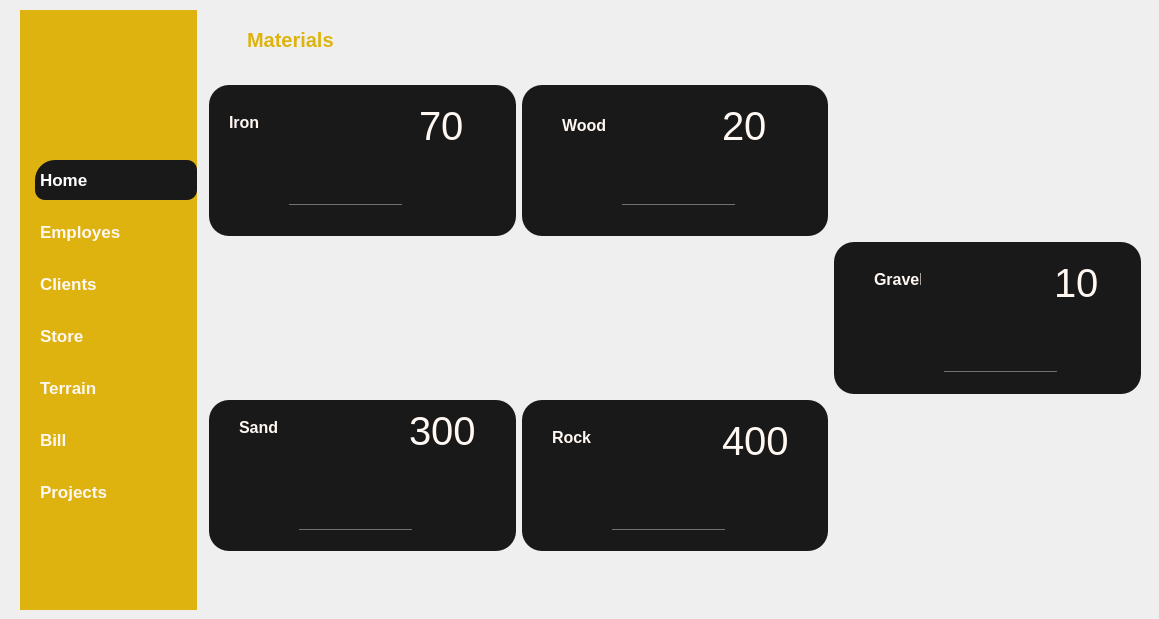
   <widget class="QWidget" name="page_2">
    <property name="styleSheet">
     <string notr="true">#page_2{
background-color: #191919;
}
*{
color : #fff7f2;
border : none;
}
#frame_10, #frame_9,#frame_8, #frame_7, #frame_11{
background-color : #191919; 
border-radius : 20px;
}
#leftMenu_4{
background-color: #deb30f;
}
QLineEdit{
background : transparent;
}

#appHeader_6{
color : #deb30f;
}
#card1_5, #card2_5,#card3_5, #card4_5{
background-color : #191919; 
border-radius : 20px;
}
#pushButton_46,#pushButton_10,#pushButton_11{
background-color : #deb30f;
color : #fff;
border-radius : 10px;
}

#pushButton_46{
background-color :  #191919; 
padding : 10px 5px;
text-align : left;
border-top-left-radius : 20px;
}
#pushButton_47,#pushButton_48,#pushButton_49,#pushButton_50,#pushButton_51,#pushButton_52{
padding : 10px 5px;
text-align : left;
}
QLineEdit{
background : transparent;
border : none;
color: #717072;
border-bottom : 1px solid #717072;
}
QListWidget::item {
    color:#191919; 
    background-color:transparent;
}
</string>
    </property>
    <widget class="QWidget" name="MainBody_4" native="true">
     <property name="geometry">
      <rect>
       <x>200</x>
       <y>10</y>
       <width>950</width>
       <height>550</height>
      </rect>
     </property>
     <property name="minimumSize">
      <size>
       <width>950</width>
       <height>550</height>
      </size>
     </property>
     <property name="maximumSize">
      <size>
       <width>950</width>
       <height>400</height>
      </size>
     </property>
     <property name="sizeIncrement">
      <size>
       <width>0</width>
       <height>0</height>
      </size>
     </property>
     <layout class="QVBoxLayout" name="verticalLayout_45">
      <item>
       <widget class="QWidget" name="headerFrame_6" native="true">
        <property name="minimumSize">
         <size>
          <width>0</width>
          <height>60</height>
         </size>
        </property>
        <property name="maximumSize">
         <size>
          <width>16777215</width>
          <height>60</height>
         </size>
        </property>
        <layout class="QHBoxLayout" name="horizontalLayout_8">
         <property name="spacing">
          <number>0</number>
         </property>
         <property name="leftMargin">
          <number>0</number>
         </property>
         <property name="topMargin">
          <number>0</number>
         </property>
         <property name="rightMargin">
          <number>0</number>
         </property>
         <property name="bottomMargin">
          <number>0</number>
         </property>
         <item alignment="Qt::AlignLeft">
          <widget class="QWidget" name="widget_24" native="true">
           <layout class="QHBoxLayout" name="horizontalLayout_64">
            <item>
             <widget class="QPushButton" name="menuBtn_6">
              <property name="text">
               <string/>
              </property>
              <property name="icon">
               <iconset resource="resources.qrc">
                <normaloff>:/whiteIcons/assets/icons/white/menu.svg</normaloff>:/whiteIcons/assets/icons/white/menu.svg</iconset>
              </property>
              <property name="iconSize">
               <size>
                <width>24</width>
                <height>24</height>
               </size>
              </property>
             </widget>
            </item>
            <item>
             <widget class="QLabel" name="appHeader_6">
              <property name="font">
               <font>
                <pointsize>15</pointsize>
                <weight>75</weight>
                <bold>true</bold>
               </font>
              </property>
              <property name="text">
               <string>Materials</string>
              </property>
             </widget>
            </item>
           </layout>
          </widget>
         </item>
         <item>
          <widget class="QLabel" name="date_2">
           <property name="text">
            <string/>
           </property>
          </widget>
         </item>
         <item alignment="Qt::AlignRight">
          <widget class="QWidget" name="widget_26" native="true">
           <layout class="QHBoxLayout" name="horizontalLayout_66">
            <property name="spacing">
             <number>0</number>
            </property>
            <property name="leftMargin">
             <number>0</number>
            </property>
            <property name="topMargin">
             <number>0</number>
            </property>
            <property name="rightMargin">
             <number>0</number>
            </property>
            <property name="bottomMargin">
             <number>0</number>
            </property>
           </layout>
          </widget>
         </item>
        </layout>
       </widget>
      </item>
      <item>
       <widget class="QWidget" name="widget_2" native="true">
        <layout class="QGridLayout" name="gridLayout">
         <item row="0" column="1">
          <widget class="QFrame" name="frame_8">
           <property name="frameShape">
            <enum>QFrame::StyledPanel</enum>
           </property>
           <property name="frameShadow">
            <enum>QFrame::Raised</enum>
           </property>
           <widget class="QLabel" name="label_9">
            <property name="geometry">
             <rect>
              <x>40</x>
              <y>30</y>
              <width>51</width>
              <height>21</height>
             </rect>
            </property>
            <property name="font">
             <font>
              <pointsize>12</pointsize>
              <weight>75</weight>
              <bold>true</bold>
             </font>
            </property>
            <property name="text">
             <string>Wood</string>
            </property>
           </widget>
           <widget class="QLineEdit" name="lineEdit_10">
            <property name="geometry">
             <rect>
              <x>100</x>
              <y>100</y>
              <width>113</width>
              <height>20</height>
             </rect>
            </property>
           </widget>
           <widget class="QLabel" name="label_19">
            <property name="geometry">
             <rect>
              <x>200</x>
              <y>20</y>
              <width>71</width>
              <height>41</height>
             </rect>
            </property>
            <property name="font">
             <font>
              <pointsize>30</pointsize>
             </font>
            </property>
            <property name="layoutDirection">
             <enum>Qt::LeftToRight</enum>
            </property>
            <property name="autoFillBackground">
             <bool>false</bool>
            </property>
            <property name="text">
             <string>20</string>
            </property>
           </widget>
          </widget>
         </item>
         <item row="2" column="0">
          <widget class="QFrame" name="frame_9">
           <property name="frameShape">
            <enum>QFrame::StyledPanel</enum>
           </property>
           <property name="frameShadow">
            <enum>QFrame::Raised</enum>
           </property>
           <widget class="QLabel" name="label_10">
            <property name="geometry">
             <rect>
              <x>30</x>
              <y>20</y>
              <width>47</width>
              <height>14</height>
             </rect>
            </property>
            <property name="font">
             <font>
              <pointsize>12</pointsize>
              <weight>75</weight>
              <bold>true</bold>
             </font>
            </property>
            <property name="text">
             <string>Sand</string>
            </property>
           </widget>
           <widget class="QLineEdit" name="lineEdit_12">
            <property name="geometry">
             <rect>
              <x>90</x>
              <y>110</y>
              <width>113</width>
              <height>20</height>
             </rect>
            </property>
           </widget>
           <widget class="QLabel" name="label_16">
            <property name="geometry">
             <rect>
              <x>200</x>
              <y>10</y>
              <width>71</width>
              <height>41</height>
             </rect>
            </property>
            <property name="font">
             <font>
              <pointsize>30</pointsize>
             </font>
            </property>
            <property name="layoutDirection">
             <enum>Qt::LeftToRight</enum>
            </property>
            <property name="autoFillBackground">
             <bool>false</bool>
            </property>
            <property name="text">
             <string>300</string>
            </property>
           </widget>
          </widget>
         </item>
         <item row="0" column="0">
          <widget class="QFrame" name="frame_7">
           <property name="frameShape">
            <enum>QFrame::StyledPanel</enum>
           </property>
           <property name="frameShadow">
            <enum>QFrame::Raised</enum>
           </property>
           <widget class="QLabel" name="label_8">
            <property name="geometry">
             <rect>
              <x>20</x>
              <y>30</y>
              <width>47</width>
              <height>14</height>
             </rect>
            </property>
            <property name="font">
             <font>
              <pointsize>12</pointsize>
              <weight>75</weight>
              <bold>true</bold>
             </font>
            </property>
            <property name="text">
             <string>Iron</string>
            </property>
           </widget>
           <widget class="QLineEdit" name="lineEdit_9">
            <property name="geometry">
             <rect>
              <x>80</x>
              <y>100</y>
              <width>113</width>
              <height>20</height>
             </rect>
            </property>
           </widget>
           <widget class="QLabel" name="label_18">
            <property name="geometry">
             <rect>
              <x>210</x>
              <y>20</y>
              <width>71</width>
              <height>41</height>
             </rect>
            </property>
            <property name="font">
             <font>
              <pointsize>30</pointsize>
             </font>
            </property>
            <property name="layoutDirection">
             <enum>Qt::LeftToRight</enum>
            </property>
            <property name="autoFillBackground">
             <bool>false</bool>
            </property>
            <property name="text">
             <string>70</string>
            </property>
           </widget>
          </widget>
         </item>
         <item row="1" column="2">
          <widget class="QFrame" name="frame_11">
           <property name="frameShape">
            <enum>QFrame::StyledPanel</enum>
           </property>
           <property name="frameShadow">
            <enum>QFrame::Raised</enum>
           </property>
           <widget class="QLabel" name="label_12">
            <property name="geometry">
             <rect>
              <x>40</x>
              <y>30</y>
              <width>47</width>
              <height>14</height>
             </rect>
            </property>
            <property name="font">
             <font>
              <pointsize>12</pointsize>
              <weight>75</weight>
              <bold>true</bold>
             </font>
            </property>
            <property name="text">
             <string>Gravel</string>
            </property>
           </widget>
           <widget class="QLineEdit" name="lineEdit_11">
            <property name="geometry">
             <rect>
              <x>110</x>
              <y>110</y>
              <width>113</width>
              <height>20</height>
             </rect>
            </property>
           </widget>
           <widget class="QLabel" name="label_20">
            <property name="geometry">
             <rect>
              <x>220</x>
              <y>20</y>
              <width>71</width>
              <height>41</height>
             </rect>
            </property>
            <property name="font">
             <font>
              <pointsize>30</pointsize>
             </font>
            </property>
            <property name="layoutDirection">
             <enum>Qt::LeftToRight</enum>
            </property>
            <property name="autoFillBackground">
             <bool>false</bool>
            </property>
            <property name="text">
             <string>10</string>
            </property>
           </widget>
          </widget>
         </item>
         <item row="2" column="1">
          <widget class="QFrame" name="frame_10">
           <property name="frameShape">
            <enum>QFrame::StyledPanel</enum>
           </property>
           <property name="frameShadow">
            <enum>QFrame::Raised</enum>
           </property>
           <widget class="QLabel" name="label_11">
            <property name="geometry">
             <rect>
              <x>30</x>
              <y>30</y>
              <width>47</width>
              <height>14</height>
             </rect>
            </property>
            <property name="font">
             <font>
              <pointsize>12</pointsize>
              <weight>75</weight>
              <bold>true</bold>
             </font>
            </property>
            <property name="text">
             <string>Rock</string>
            </property>
           </widget>
           <widget class="QLineEdit" name="lineEdit_13">
            <property name="geometry">
             <rect>
              <x>90</x>
              <y>110</y>
              <width>113</width>
              <height>20</height>
             </rect>
            </property>
           </widget>
           <widget class="QLabel" name="label_17">
            <property name="geometry">
             <rect>
              <x>200</x>
              <y>20</y>
              <width>71</width>
              <height>41</height>
             </rect>
            </property>
            <property name="font">
             <font>
              <pointsize>30</pointsize>
             </font>
            </property>
            <property name="layoutDirection">
             <enum>Qt::LeftToRight</enum>
            </property>
            <property name="autoFillBackground">
             <bool>false</bool>
            </property>
            <property name="text">
             <string>400</string>
            </property>
           </widget>
          </widget>
         </item>
        </layout>
       </widget>
      </item>
     </layout>
    </widget>
    <widget class="QWidget" name="leftMenu_4" native="true">
     <property name="geometry">
      <rect>
       <x>20</x>
       <y>10</y>
       <width>177</width>
       <height>600</height>
      </rect>
     </property>
     <property name="minimumSize">
      <size>
       <width>177</width>
       <height>600</height>
      </size>
     </property>
     <property name="maximumSize">
      <size>
       <width>177</width>
       <height>600</height>
      </size>
     </property>
     <property name="styleSheet">
      <string notr="true"/>
     </property>
     <layout class="QVBoxLayout" name="verticalLayout_46">
      <property name="spacing">
       <number>0</number>
      </property>
      <property name="leftMargin">
       <number>0</number>
      </property>
      <property name="topMargin">
       <number>0</number>
      </property>
      <property name="rightMargin">
       <number>0</number>
      </property>
      <property name="bottomMargin">
       <number>0</number>
      </property>
      <item>
       <widget class="QFrame" name="frame_56">
        <property name="frameShape">
         <enum>QFrame::StyledPanel</enum>
        </property>
        <property name="frameShadow">
         <enum>QFrame::Raised</enum>
        </property>
        <layout class="QVBoxLayout" name="verticalLayout_47">
         <property name="spacing">
          <number>0</number>
         </property>
         <property name="leftMargin">
          <number>0</number>
         </property>
         <property name="topMargin">
          <number>0</number>
         </property>
         <property name="rightMargin">
          <number>0</number>
         </property>
         <property name="bottomMargin">
          <number>0</number>
         </property>
         <item>
          <widget class="QFrame" name="frame_57">
           <property name="minimumSize">
            <size>
             <width>150</width>
             <height>150</height>
            </size>
           </property>
           <property name="maximumSize">
            <size>
             <width>200</width>
             <height>150</height>
            </size>
           </property>
           <property name="frameShape">
            <enum>QFrame::StyledPanel</enum>
           </property>
           <property name="frameShadow">
            <enum>QFrame::Raised</enum>
           </property>
           <widget class="QLabel" name="label_150">
            <property name="geometry">
             <rect>
              <x>-20</x>
              <y>-40</y>
              <width>230</width>
              <height>230</height>
             </rect>
            </property>
            <property name="minimumSize">
             <size>
              <width>230</width>
              <height>230</height>
             </size>
            </property>
            <property name="maximumSize">
             <size>
              <width>230</width>
              <height>230</height>
             </size>
            </property>
            <property name="text">
             <string/>
            </property>
            <property name="pixmap">
             <pixmap>../logo.png</pixmap>
            </property>
            <property name="scaledContents">
             <bool>true</bool>
            </property>
           </widget>
          </widget>
         </item>
         <item alignment="Qt::AlignTop">
          <widget class="QFrame" name="frame_58">
           <property name="frameShape">
            <enum>QFrame::StyledPanel</enum>
           </property>
           <property name="frameShadow">
            <enum>QFrame::Raised</enum>
           </property>
           <layout class="QVBoxLayout" name="verticalLayout_48">
            <property name="spacing">
             <number>12</number>
            </property>
            <property name="leftMargin">
             <number>15</number>
            </property>
            <property name="topMargin">
             <number>0</number>
            </property>
            <property name="rightMargin">
             <number>0</number>
            </property>
            <property name="bottomMargin">
             <number>0</number>
            </property>
            <item>
             <widget class="QPushButton" name="pushButton_46">
              <property name="font">
               <font>
                <pointsize>13</pointsize>
                <weight>75</weight>
                <bold>true</bold>
               </font>
              </property>
              <property name="text">
               <string>Home</string>
              </property>
              <property name="icon">
               <iconset resource="resources.qrc">
                <normaloff>:/whiteIcons/assets/icons/white/home.svg</normaloff>:/whiteIcons/assets/icons/white/home.svg</iconset>
              </property>
              <property name="iconSize">
               <size>
                <width>24</width>
                <height>24</height>
               </size>
              </property>
             </widget>
            </item>
            <item>
             <widget class="QPushButton" name="pushButton_47">
              <property name="font">
               <font>
                <pointsize>13</pointsize>
                <weight>75</weight>
                <bold>true</bold>
               </font>
              </property>
              <property name="text">
               <string>Employes</string>
              </property>
              <property name="iconSize">
               <size>
                <width>24</width>
                <height>24</height>
               </size>
              </property>
             </widget>
            </item>
            <item>
             <widget class="QPushButton" name="pushButton_48">
              <property name="font">
               <font>
                <pointsize>13</pointsize>
                <weight>75</weight>
                <bold>true</bold>
               </font>
              </property>
              <property name="text">
               <string>Clients</string>
              </property>
              <property name="iconSize">
               <size>
                <width>24</width>
                <height>24</height>
               </size>
              </property>
             </widget>
            </item>
            <item>
             <widget class="QPushButton" name="pushButton_49">
              <property name="font">
               <font>
                <pointsize>13</pointsize>
                <weight>75</weight>
                <bold>true</bold>
               </font>
              </property>
              <property name="text">
               <string>Store</string>
              </property>
              <property name="iconSize">
               <size>
                <width>24</width>
                <height>24</height>
               </size>
              </property>
             </widget>
            </item>
            <item>
             <widget class="QPushButton" name="pushButton_50">
              <property name="font">
               <font>
                <pointsize>13</pointsize>
                <weight>75</weight>
                <bold>true</bold>
               </font>
              </property>
              <property name="text">
               <string>Terrain</string>
              </property>
             </widget>
            </item>
            <item>
             <widget class="QPushButton" name="pushButton_51">
              <property name="font">
               <font>
                <pointsize>13</pointsize>
                <weight>75</weight>
                <bold>true</bold>
               </font>
              </property>
              <property name="text">
               <string>Bill</string>
              </property>
             </widget>
            </item>
            <item>
             <widget class="QPushButton" name="pushButton_52">
              <property name="font">
               <font>
                <pointsize>13</pointsize>
                <weight>75</weight>
                <bold>true</bold>
               </font>
              </property>
              <property name="text">
               <string>Projects</string>
              </property>
              <property name="iconSize">
               <size>
                <width>24</width>
                <height>24</height>
               </size>
              </property>
             </widget>
            </item>
           </layout>
          </widget>
         </item>
        </layout>
       </widget>
      </item>
     </layout>
    </widget>
   </widget>
